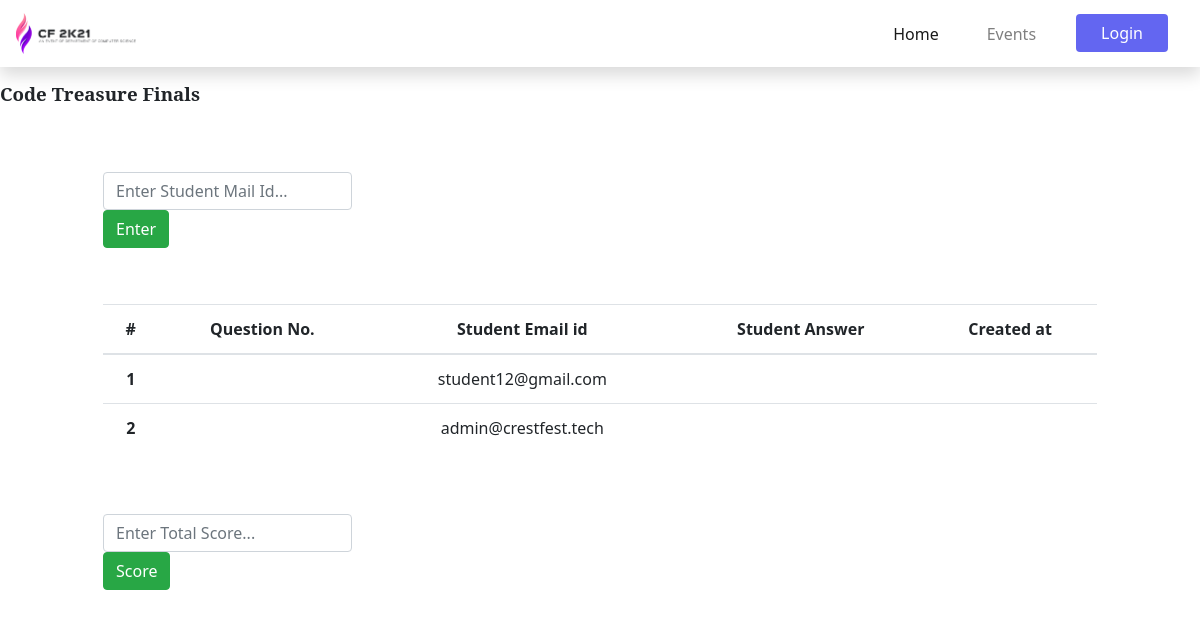
The app's page /events/codetreasure/score/prelims/ with its own data.
### codetreasure/models.py (models this page shows)
class Score_codetreasureModel(models.Model):
    student = models.ForeignKey(User, on_delete=models.CASCADE)
    roundtype_choice = (('prelims', 'Prelims'), ('final', 'Finals'))
    roundtype = models.CharField(max_length=8, choices=roundtype_choice)
    score = models.PositiveIntegerField(default=0)
    class Meta:
        verbose_name = 'Score'

### userapp/models.py (models this page shows)
class User(AbstractUser):
    username = None
    email = models.EmailField(unique=True)
    first_name = models.CharField(max_length=35)
    mobile = models.CharField(
        unique=True, max_length=10, null=True, blank=False)
    user_type_choice = ((1, 'Admin'), (2, 'Staff'), (3, 'Students'))
    user_type = models.PositiveSmallIntegerField(choices=user_type_choice, default=3
                                                 )
    objects = UserManager()
    USERNAME_FIELD = 'email'
    REQUIRED_FIELDS = ['first_name']

### codetreasure/views.py (the view)
# urls.py: path('score/prelims/', prelims_score, name="prelims_score"),
def prelims_score(request):
    code_score = None
    query = Stud_Res_CodeTreasure_Prelm.objects.values('student').distinct()
    for a in query:
        for k, id in a.items():
            user_obj = get_object_or_404(User, id=id)
            score = Stud_Res_CodeTreasure_Prelm.objects.filter(
                student=id, status=True).count()
            if not Score_codetreasureModel.objects.filter(student=user_obj, roundtype="prelims").exists():
                Score_codetreasureModel.objects.create(
                    student=user_obj, roundtype="prelims", score=score)
    code_score = Score_codetreasureModel.objects.filter(
        roundtype="prelims").order_by('-score')
    content = {
        'code_score': code_score
    }
    return render(request, "codetreasure/prelims_score.html", context=content)

### templates/codetreasure/prelims_score.html (shortened to what this page needs)
{% extends 'base.html' %}
{% load crispy_forms_tags %}
{% block content %}
<h3>Code Treasure Finals</h3>
<section class="container my-5">
    <form method="POST" action="{% url 'codetreasure:finals_score' %}">
        <input type="email" class="form-control col-3" placeholder="Enter Student Mail Id..." name="email">
        <button type="submit" class="btn btn-success">Enter</button>
    </form>
</section>
<section class="container">
    <div class="table-responsive table_wrapper">
        <table class="table my-1 my-md-2">
            <thead>
                <tr class="text-center">
                    <th scope="col">#</th>
                    <th scope="col">Question No.</th>
                    <th scope="col">Student Email id</th>
                    <th scope="col">Student Answer</th>
                    <th scope="col">Created at</th>
                </tr>
            </thead>
            <tbody>
                {% for final in code_score %}
                <tr scope="row" class="text-center">
                    <th scope="row">{{forloop.counter}}</th>
                    <td>
                    </td>
                    <td id="email_id" data-mail="{{final.student}}">{{final.student}}</td>
                    <td>{{final.user_answer}}</td>
                    <td>{{final.when}}</td>
                </tr>
                {% endfor %}
            </tbody>
        </table>
    </div>
</section>
<section class="container my-5">
    <input type="text" class="form-control col-3" placeholder="Enter Total Score...">
    <button type="submit" class="btn btn-success submit_button">Score</button>
</section>
{% endblock %}

### static/css/style.css (style rules this page uses)
html { scroll-behavior: smooth; }
body { width: 100%; height: 100%; margin: 0; padding: 0; overflow-x: hidden; }
h3 { display: block; font-size: 1.17rem; margin-top: 1em; margin-bottom: 1em; margin-left: 0; margin-right: 0; font-weight: bold; font-family: "Noto Serif", serif; }

### templates/codetreasure/prelims_score.html (style rules this page uses)
.table_wrapper { max-height: 450px; overflow-y: auto; display: inline-block; }
.table_wrapper { scrollbar-width: none; -ms-overflow-style: none; }

### records on screen
Score_codetreasureModel: student "student12@gmail.com"
Score_codetreasureModel: student "admin@crestfest.tech"
